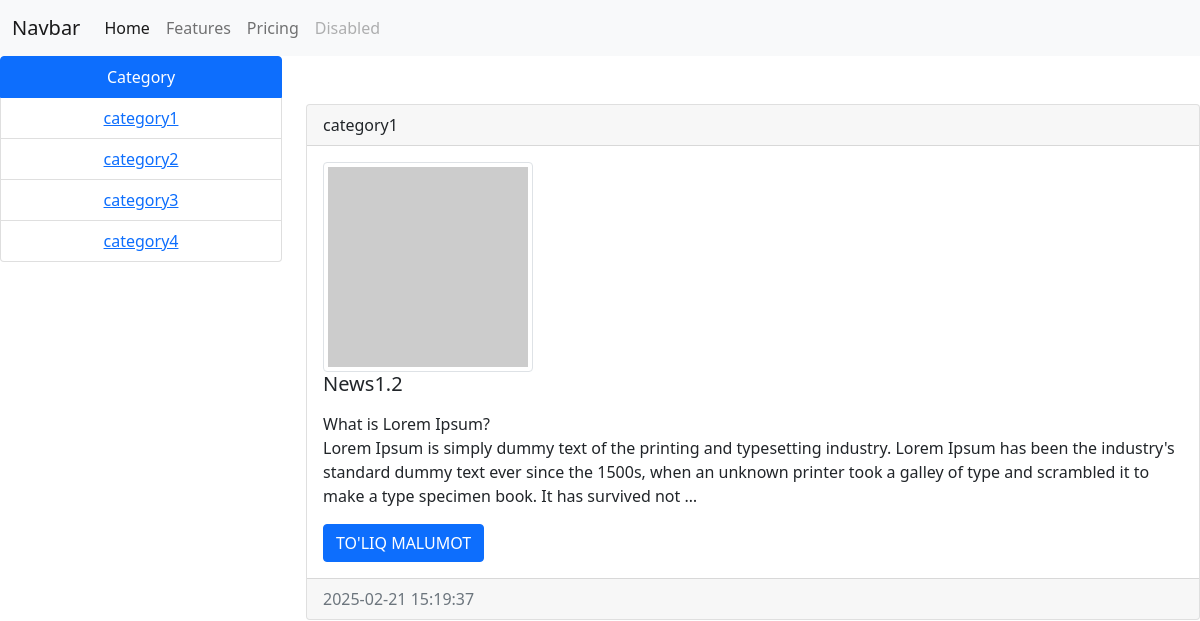
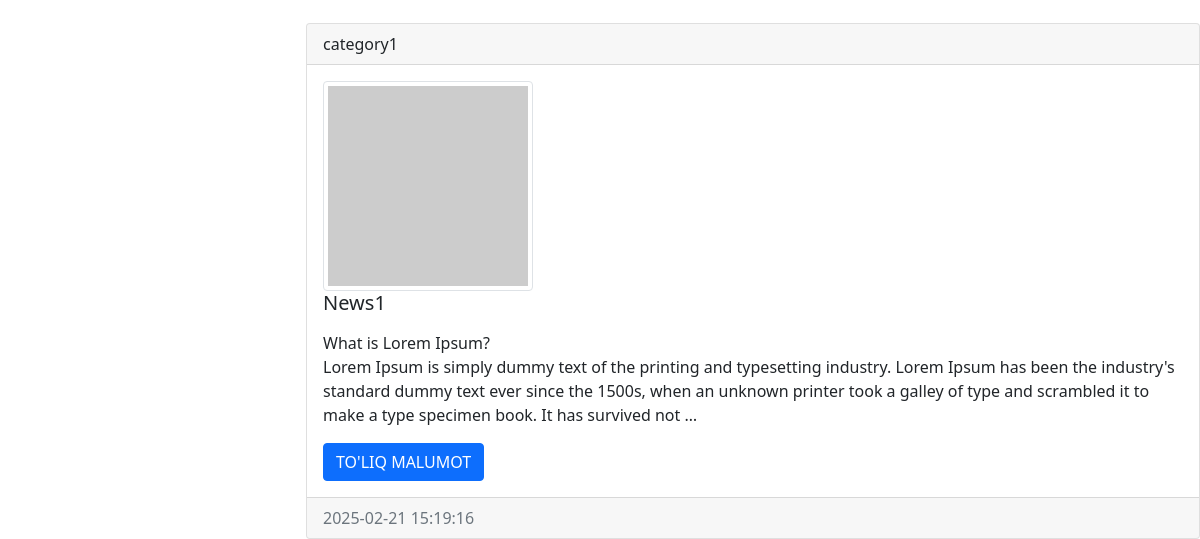
Page /categories/1 on the earlier database version (2 pictures, top to bottom).
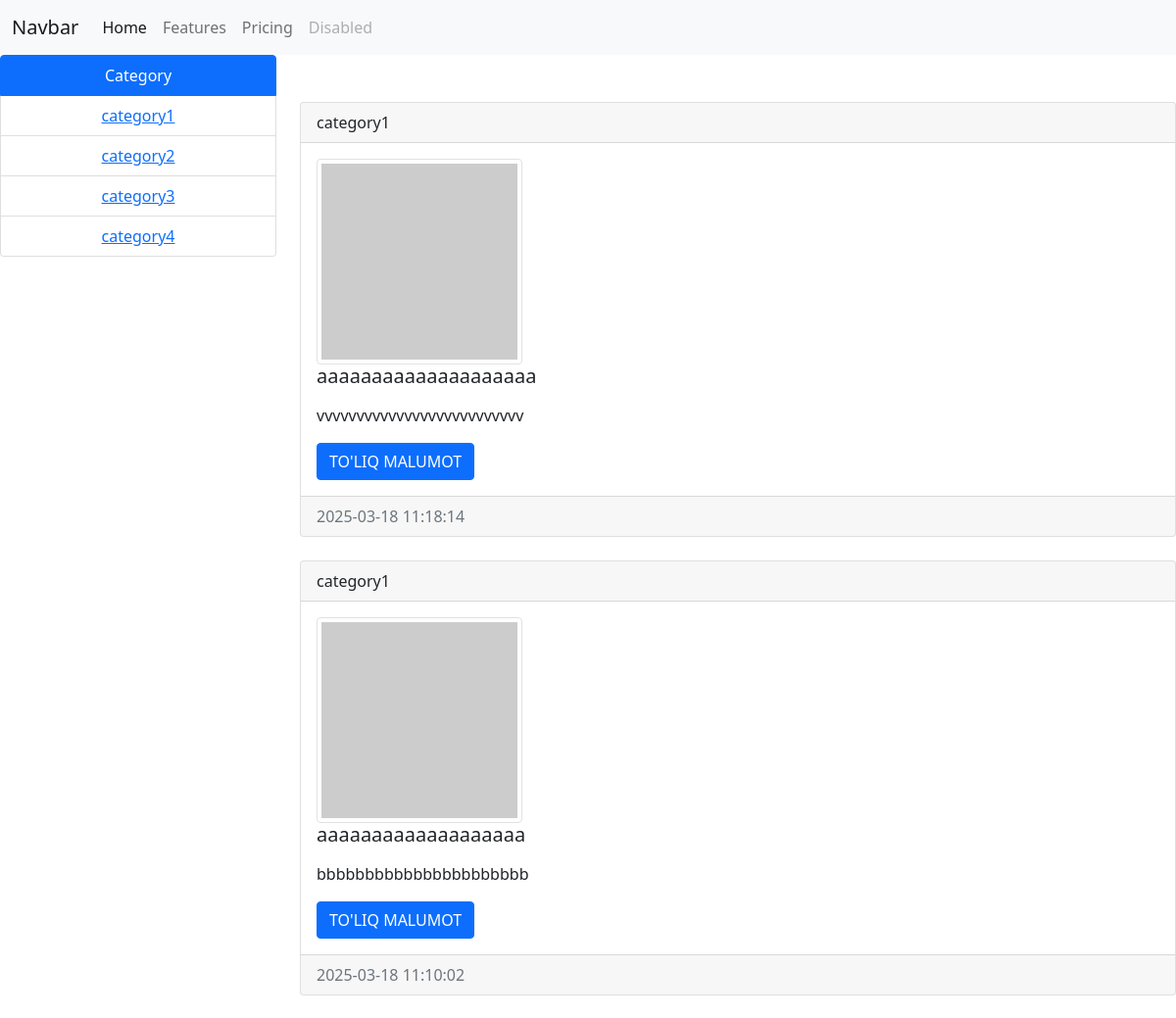
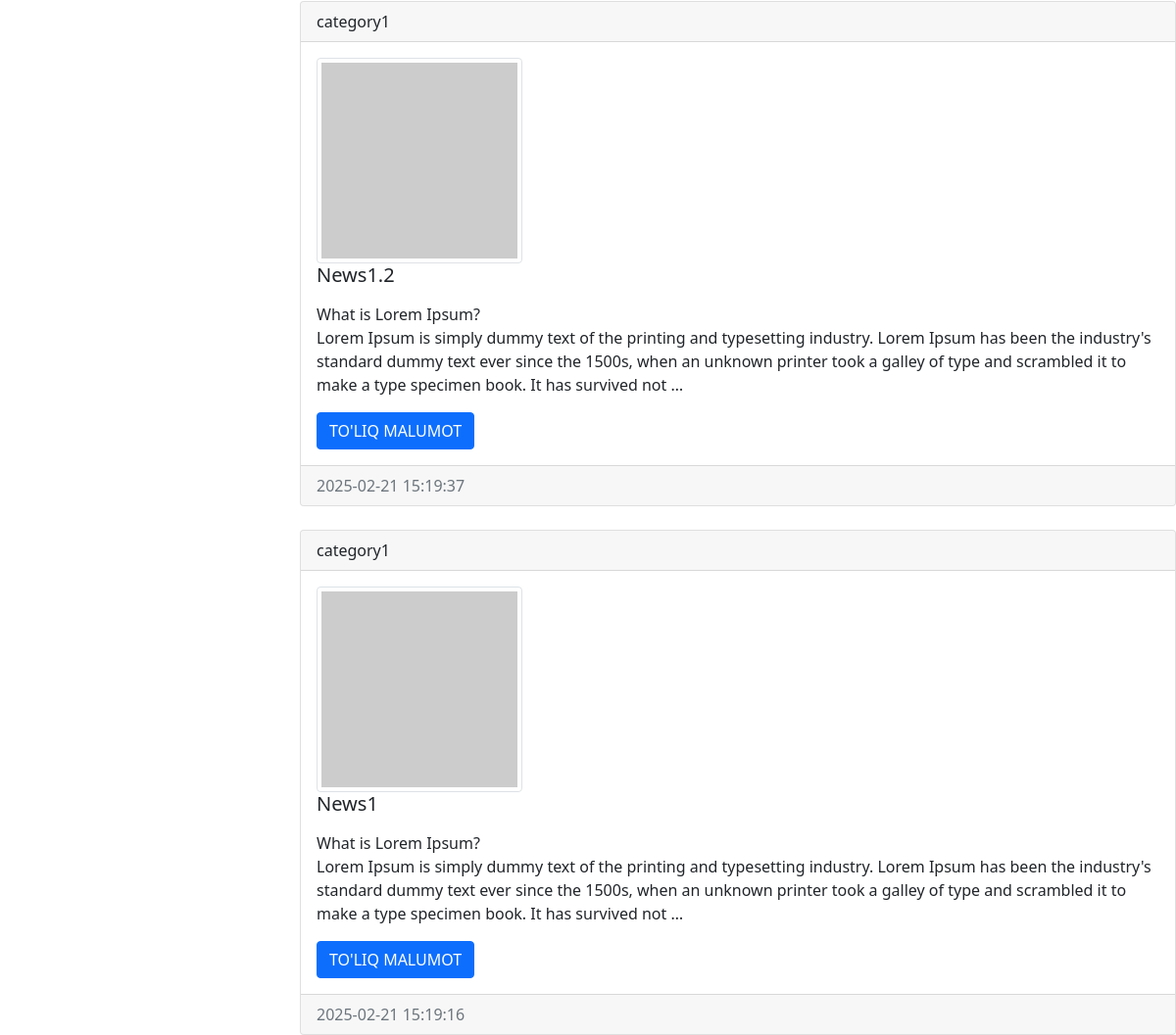
Same page on the later database version (2 pictures, top to bottom).
### configapp/models.py (models this page shows, shortened)
class Categories(models.Model):
    title = models.CharField(max_length=50)
    def __str__(self):
        return self.title

class News(models.Model):
    title = models.CharField(max_length=50, verbose_name='news')
    context = models.TextField(blank=True)
    created_ed = models.DateTimeField(auto_now_add=True)
    updated_ed = models.DateTimeField(auto_now=True)
    category = models.ForeignKey(Categories, on_delete=models.CASCADE,related_name="get_news")
    video = models.FileField(upload_to='videos/', blank=True, null=True,default='default.jpg')
    photos = models.ImageField(upload_to='photos/%Y/%m/%d/',null=True,blank=True,default='default.jpg')
    is_bool = models.BooleanField(default=True)
    views=models.IntegerField(default=0)
    class Meta:
        verbose_name = "NEW"
        verbose_name_plural = "NEWS"
        ordering = ['-created_ed']

### configapp/views.py (the view)
# urls.py: path('categories/<int:category_id>', categories,name='categories' ),
def categories(request,category_id):
    news=News.objects.filter(category_id=category_id)
    categories=Categories.objects.all()
    context={
        'news':news,
        'categories':categories,
    }
    return render(request,'categories.html',context=context)

### configapp/templates/categories.html (shortened to what this page needs)
<!DOCTYPE html>
<html lang="en">
<head>
</head>
<body>
<nav class="navbar navbar-expand-lg navbar-light bg-light">
  <div class="container-fluid">
    <a class="navbar-brand" href="#">Navbar</a>
    <div class="collapse navbar-collapse" id="navbarNav">
      <ul class="navbar-nav">
        <li class="nav-item">
          <a class="nav-link active" aria-current="page" href="{% url 'home' %}">Home</a>
        </li>
        <li class="nav-item">
          <a class="nav-link" href="#">Features</a>
        </li>
        <li class="nav-item">
          <a class="nav-link" href="#">Pricing</a>
        </li>
        <li class="nav-item">
          <a class="nav-link disabled" href="#" tabindex="-1" aria-disabled="true">Disabled</a>
        </li>
      </ul>
    </div>
  </div>
</nav>
<div class="row">
  <div class="col-3 text-center mt-6">
    <ul class="list-group">
  <li class="list-group-item active" aria-current="true">Category</li>
  {% for item in categories %}
  <li class="list-group-item"><a href="{% url 'categories' item.pk %}" class="">{{item.title}}</a></li>
  {% endfor %}
</ul>
  </div>
  <div class="col-9 mt-4">
    {% for item in news%}
    <div class="card mt-4 ">
  <div class="card-header">
    {{item.category}}
  </div>
  <div class="card-body">
    {% if item.phone%}
    <img src="{{item.photo.url}}" alt="" width="350">
    {% else %}
    <img src="http://picsum.photos/200" class="img-thumbnail" alt="">
    {% endif %}
    <h5 class="card-title">{{item.title}}</h5>
      <p class="card-text">{{item.context  |safe|linebreaks|truncatewords:50}}</p>
    <a href="{% url 'new_about' item.pk%}" class="btn btn-primary">TO'LIQ MALUMOT</a>
  </div>
  <div class="card-footer text-muted">
    {{item.created_ed | date:'Y-m-d H:i:s'}}
  </div>
</div>
    {% endfor %}
  </div>
</div>
<link href="https://cdn.jsdelivr.net/npm/bootstrap@5.0.2/dist/css/bootstrap.min.css" rel="stylesheet">
</body>
</html>

Differences in the rows shown:
added News: category "category1", title "aaaaaaaaaaaaaaaaaaaa", context "vvvvvvvvvvvvvvvvvvvvvvvvvv", created_ed "2025-03-18 11:18:14"
added News: category "category1", title "aaaaaaaaaaaaaaaaaaa", context "bbbbbbbbbbbbbbbbbbbbbb", created_ed "2025-03-18 11:10:02"
